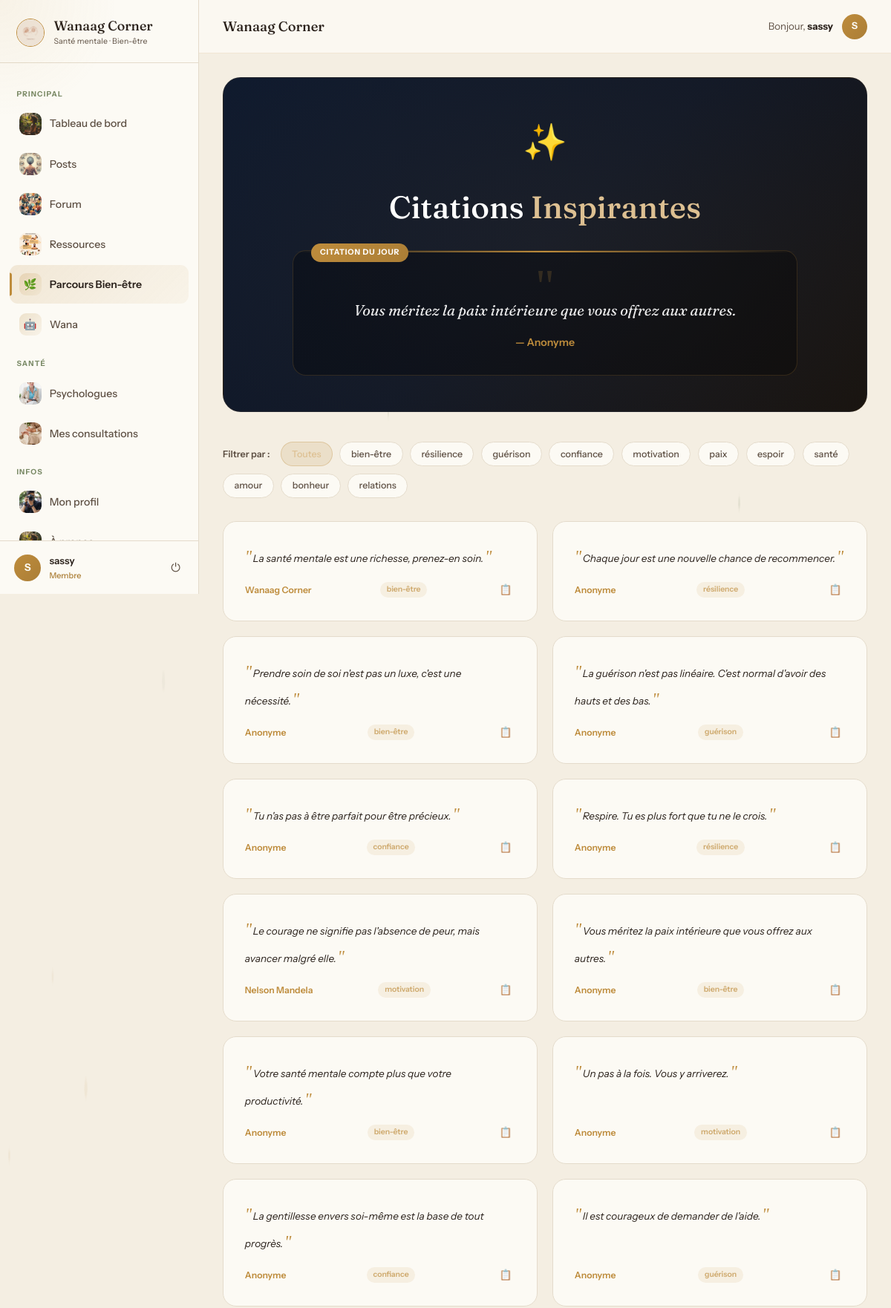
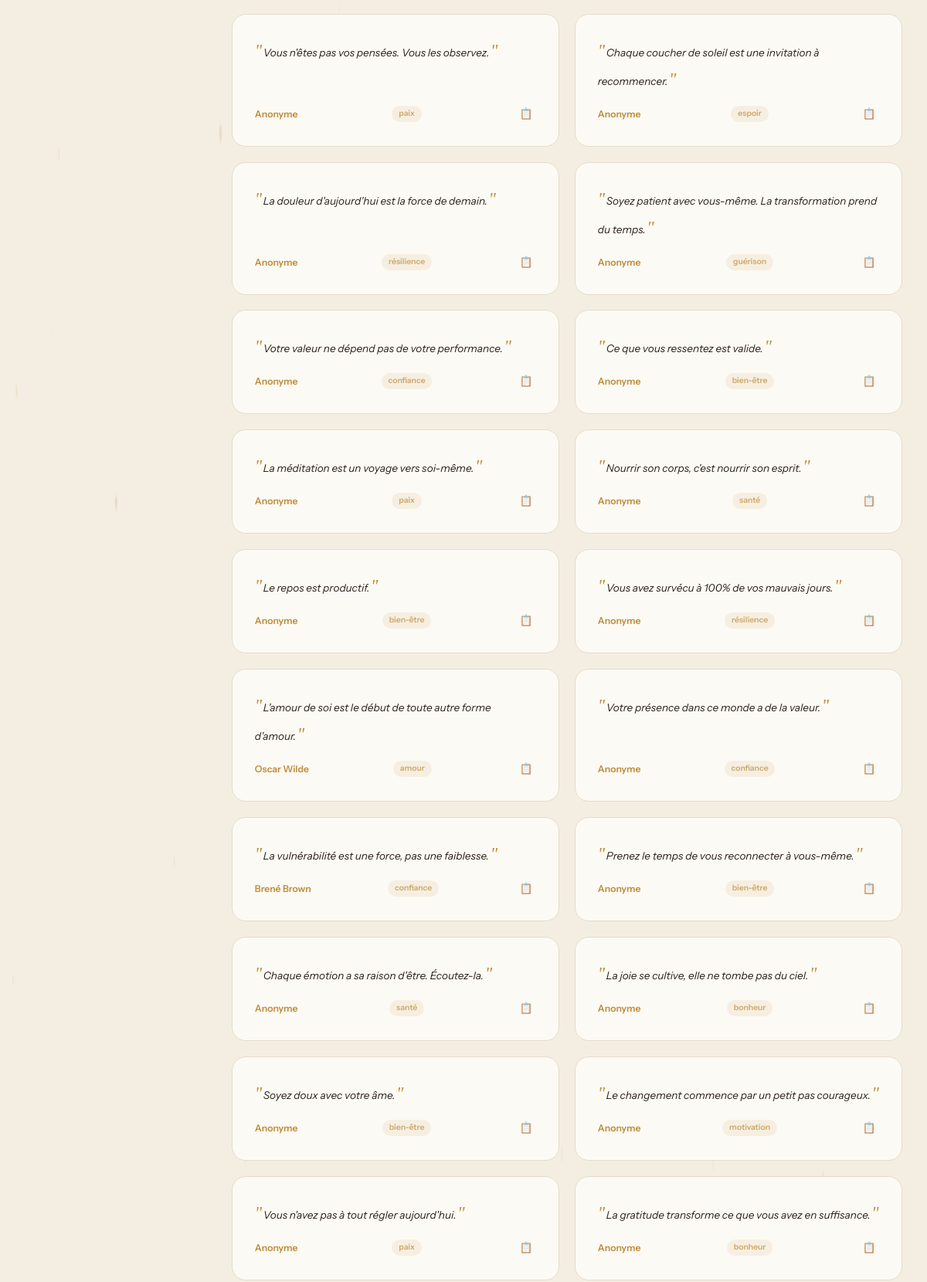
The page /parcours/inspiration/ (signed in, upper part) on the database its author committed (2 pictures, top to bottom).
### application/models.py (models this page shows, shortened)
class CustomUser(AbstractUser):
    pseudonyme = models.CharField(max_length=50, unique=True)
    email = models.EmailField(unique=True)
    photo = models.ImageField(upload_to='profiles/', blank=True, null=True, verbose_name="Photo de profil")
    bio = models.TextField(blank=True, max_length=300, verbose_name="Bio")
    USERNAME_FIELD = 'email'
    REQUIRED_FIELDS = ['username', 'pseudonyme']
    class Meta:
        verbose_name = 'Utilisateur'
        verbose_name_plural = 'Utilisateurs'

class QuoteInspirante(models.Model):
    texte = models.TextField()
    auteur = models.CharField(max_length=150, blank=True, default='Anonyme')
    categorie = models.CharField(max_length=50, blank=True)
    class Meta:
        verbose_name = "Citation inspirante"
        verbose_name_plural = "Citations inspirantes"

### application/views.py (the view)
# urls.py: path('parcours/inspiration/', views.parcours_inspiration, name='parcours_inspiration'),
@login_required
def parcours_inspiration(request):
    _seed_quotes()
    cat_filter = request.GET.get('cat', '')
    quotes = QuoteInspirante.objects.all()
    if cat_filter:
        quotes = quotes.filter(categorie=cat_filter)
    all_quotes = list(QuoteInspirante.objects.all())
    today_idx = date.today().timetuple().tm_yday % max(len(all_quotes), 1) if all_quotes else 0
    quote_du_jour = all_quotes[today_idx] if all_quotes else None
    categories = QuoteInspirante.objects.values_list('categorie', flat=True).distinct()
    return render(request, 'application/parcours_inspiration.html', {
        'quotes': quotes,
        'quote_du_jour': quote_du_jour,
        'categories': categories,
        'cat_filter': cat_filter,
    })

### application/views.py (called while the page is built)
def _seed_quotes():
    if QuoteInspirante.objects.count() < 10:
        QuoteInspirante.objects.bulk_create([
            QuoteInspirante(texte=t, auteur=a, categorie=c)
            for t, a, c in QUOTES_DATA
        ])

### application/templates/application/parcours_inspiration.html (shortened to what this page needs)
{% extends 'application/base.html' %}
{% load static %}
{% block content %}
<div class="ins-hero wow">
    <div class="ins-hero-inner">
        <div class="ins-hero-star">✨</div>
        <h1>Citations <em>Inspirantes</em></h1>
        {% if quote_du_jour %}
        <div class="ins-daily-quote">
            <span class="ins-daily-label">Citation du jour</span>
            <div class="ins-quote-mark-big">"</div>
            <p class="ins-daily-text">{{ quote_du_jour.texte }}</p>
            <div class="ins-daily-author">— {{ quote_du_jour.auteur }}</div>
        </div>
        {% endif %}
    </div>
</div>
<div class="ins-filters wow">
    <span class="ins-filters-label">Filtrer par :</span>
    <a href="{% url 'parcours_inspiration' %}" class="ins-pill {% if not cat_filter %}active{% endif %}">Toutes</a>
    {% for cat in categories %}
    {% if cat %}
    <a href="{% url 'parcours_inspiration' %}?cat={{ cat }}" class="ins-pill {% if cat_filter == cat %}active{% endif %}">{{ cat }}</a>
    {% endif %}
    {% endfor %}
</div>
<div class="ins-grid">
    {% for quote in quotes %}
    <div class="ins-card wow">
        <div class="ins-card-quote">{{ quote.texte }}</div>
        <div class="ins-card-footer">
            <span class="ins-card-author">{{ quote.auteur }}</span>
            {% if quote.categorie %}<span class="ins-card-cat">{{ quote.categorie }}</span>{% endif %}
            <button class="ins-copy-btn" onclick="copyQuote(this, '{{ quote.texte|escapejs }}')" title="Copier">📋</button>
        </div>
    </div>
    {% empty %}
    <div class="ins-empty">
        <div style="font-size:3rem;margin-bottom:1rem;">🌟</div>
        <p>Aucune citation pour ce filtre.</p>
    </div>
    {% endfor %}
</div>
{% endblock %}

### application/templates/application/base.html (shortened to what this page needs)
{% load static %}
<!DOCTYPE html>
<html lang="fr">
<head>
</head>
<body>
<canvas id="particles-canvas"></canvas>
{% if user.is_authenticated %}
<aside class="sidebar" id="sidebar">
    <div class="sidebar-header">
        <img src="{% static 'images/logo.jpg' %}" alt="Logo" class="sidebar-logo-img">
        <div>
            <div class="sidebar-brand-name">Wanaag Corner</div>
            <div class="sidebar-brand-sub">Santé mentale · Bien-être</div>
        </div>
    </div>
    <nav class="sidebar-nav">
        <div class="nav-label">Principal</div>
        <a href="{% url 'dashboard' %}" class="nav-item {% if request.resolver_match.url_name == 'dashboard' %}active{% endif %}">
            <span class="nav-icon"><img src="{% static 'images/espace-bien-etre.jpg' %}" alt=""></span> Tableau de bord
        </a>
        <a href="{% url 'posts_feed' %}" class="nav-item {% if request.resolver_match.url_name == 'posts_feed' %}active{% endif %}">
            <span class="nav-icon"><img src="{% static 'images/posts.jpg' %}" alt=""></span> Posts
        </a>
        <a href="{% url 'forum_home' %}" class="nav-item {% if 'forum' in request.resolver_match.url_name %}active{% endif %}">
            <span class="nav-icon"><img src="{% static 'images/forum.jpg' %}" alt=""></span> Forum
        </a>
        <a href="{% url 'ressources_home' %}" class="nav-item {% if 'ressource' in request.resolver_match.url_name %}active{% endif %}">
            <span class="nav-icon"><img src="{% static 'images/ressources.jpg' %}" alt=""></span> Ressources
        </a>
        <a href="{% url 'parcours_home' %}" class="nav-item {% if 'parcours' in request.resolver_match.url_name %}active{% endif %}">
            <span class="nav-icon" style="background:linear-gradient(135deg,rgba(190,140,60,.22),rgba(190,140,60,.06));border-radius:9px;display:flex;align-items:center;justify-content:center;font-size:.9rem;">🌿</span> Parcours Bien-être
        </a>
        <a href="{% url 'chatbot' %}" class="nav-item {% if request.resolver_match.url_name == 'chatbot' %}active{% endif %}" style="position:relative;">
            <span class="nav-icon" style="background:linear-gradient(135deg,rgba(190,140,60,.22),rgba(190,140,60,.06));border-radius:9px;display:flex;align-items:center;justify-content:center;font-size:.9rem;">🤖</span>
            Wana
        </a>
        {% if not user.psychologue_profile %}
        <div class="nav-label">Santé</div>
        <a href="{% url 'psychologues_list' %}" class="nav-item {% if request.resolver_match.url_name == 'psychologues_list' %}active{% endif %}">
            <span class="nav-icon"><img src="{% static 'images/psychologue.jpg' %}" alt=""></span> Psychologues
        </a>
        <a href="{% url 'mes_consultations' %}" class="nav-item {% if 'consultation' in request.resolver_match.url_name %}active{% endif %}">
            <span class="nav-icon"><img src="{% static 'images/consultation.jpg' %}" alt=""></span> Mes consultations
        </a>
        {% endif %}
        <div class="nav-label">Infos</div>
        <a href="{% url 'profile' %}" class="nav-item {% if request.resolver_match.url_name == 'profile' %}active{% endif %}">
            <span class="nav-icon">
                {% if user.photo %}<img src="{{ user.photo.url }}" alt="" style="width:100%;height:100%;object-fit:cover;border-radius:9px;">
                {% else %}<img src="{% static 'images/photo-de-profil.jpg' %}" alt="">{% endif %}
            </span> Mon profil
        </a>
        <a href="{% url 'about' %}" class="nav-item {% if request.resolver_match.url_name == 'about' %}active{% endif %}">
            <span class="nav-icon"><img src="{% static 'images/espace-bien-etre.jpg' %}" alt=""></span> À propos
        </a>
    </nav>
    <div class="sidebar-user">
        <div class="avatar-sidebar">{{ user.pseudonyme|first|upper }}</div>
        <div class="sidebar-user-info">
            <div class="sidebar-user-name">{{ user.pseudonyme }}</div>
            <div class="sidebar-user-role">{% if user.psychologue_profile %}🩺 Psychologue{% else %}Membre{% endif %}</div>
        </div>
        <form method="post" action="{% url 'logout' %}" style="margin:0;">
            <button type="submit" class="logout-btn" title="Déconnexion">⏻</button>
        </form>
    </div>
</aside>
<div class="app-main">
    <header class="app-topbar">
        <div class="topbar-left">
            <span class="topbar-title">{% block page_title %}Wanaag Corner{% endblock %}</span>
        </div>
        <div class="topbar-right">
            <span class="topbar-greeting">Bonjour, <strong>{{ user.pseudonyme }}</strong></span>
            <div class="avatar-topbar">{{ user.pseudonyme|first|upper }}</div>
        </div>
    </header>
    <div class="app-content">
{% endif %}
{% block content %}{% endblock %}
{% if user.is_authenticated %}
    </div>
</div>
{% endif %}
</body>
</html>

### application/templates/application/parcours_inspiration.html (style rules this page uses)
:root { --gold:#be8c3c; --gold-light:#ddc092; }
.ins-hero { background: linear-gradient(135deg, #0f1a2e 0%, #111827 50%, #191410 100%); border-radius:24px; padding:3rem; margin-bottom:2.5rem; position:relative; overflow:hidden; border:1px solid rgba(190,140,60,.1); }
.ins-hero::before { content:''; position:absolute; inset:0; background: radial-gradient(ellipse 70% 80% at 50% 50%, rgba(190,140,60,.06), transparent); }
.ins-hero-inner { position:relative; z-index:2; text-align:center; }
.ins-hero-star { font-size:3rem; margin-bottom:1rem; }
.ins-hero h1 { font-family:'Fraunces',serif; font-size:clamp(1.8rem,3.5vw,2.8rem); color:#fff; margin-bottom:1.5rem; }
.ins-hero h1 em { color:var(--gold-light); font-style:normal; }
.ins-daily-quote { background:rgba(0,0,0,.3); border:1px solid rgba(190,140,60,.2); border-radius:18px; padding:2rem 2.5rem; max-width:680px; margin:0 auto; position:relative; }
.ins-daily-quote::before { content:''; position:absolute; top:0; left:0; right:0; height:2px; background:linear-gradient(90deg,transparent,var(--gold),transparent); }
.ins-quote-mark-big { font-size:4rem; color:rgba(190,140,60,.2); line-height:.5; font-family:Georgia,serif; }
.ins-daily-text { font-family:'Fraunces',serif; font-size:1.25rem; color:rgba(255,255,255,.92); font-style:italic; line-height:1.6; margin:0 0 1rem; }
.ins-daily-author { color:var(--gold); font-size:.88rem; font-weight:600; }
.ins-daily-label { position:absolute; top:-10px; left:1.5rem; background:linear-gradient(135deg,var(--gold),#ab7e36); color:#fff; font-size:.65rem; font-weight:700; letter-spacing:.08em; text-transform:uppercase; padding:.25rem .75rem; border-radius:20px; }
.ins-filters { display:flex; gap:.6rem; flex-wrap:wrap; margin-bottom:2rem; align-items:center; }
.ins-filters-label { font-size:.78rem; color:var(--taupe); font-weight:600; margin-right:.3rem; }
.ins-pill { padding:.35rem .9rem; border-radius:20px; border:1px solid var(--trait); background:var(--papier); color:var(--taupe); font-size:.78rem; font-weight:500; text-decoration:none; transition:all .2s; }
.ins-pill:hover, .ins-pill.active { background:rgba(190,140,60,.15); border-color:rgba(190,140,60,.3); color:var(--gold-light); }
.ins-grid { display:grid; grid-template-columns:repeat(auto-fill, minmax(280px,1fr)); gap:1.25rem; }
.ins-card { background:var(--papier); border:1px solid var(--trait); border-radius:18px; padding:1.8rem; transition:all .28s; display:flex; flex-direction:column; gap:.8rem; position:relative; overflow:hidden; }
.ins-card::before { content:''; position:absolute; bottom:0; left:0; right:0; height:2px; background:linear-gradient(90deg, transparent, rgba(190,140,60,.3), transparent); opacity:0; transition:opacity .25s; }
.ins-card-quote { font-size:.85rem; color:var(--encre); line-height:1.65; font-style:italic; flex:1; }
.ins-card-quote::before { content:'"'; color:var(--gold); font-size:1.4rem; font-family:Georgia,serif; margin-right:.1rem; }
.ins-card-quote::after { content:'"'; color:var(--gold); font-size:1.4rem; font-family:Georgia,serif; margin-left:.1rem; }
.ins-card-footer { display:flex; align-items:center; justify-content:space-between; margin-top:auto; }
.ins-card-author { font-size:.76rem; font-weight:600; color:var(--gold); }
.ins-card-cat { font-size:.65rem; padding:.15rem .55rem; border-radius:12px; background:rgba(190,140,60,.1); color:rgba(190,140,60,.7); font-weight:600; }
.ins-copy-btn { background:none; border:none; color:var(--taupe); cursor:pointer; font-size:.85rem; padding:.3rem; border-radius:6px; transition:all .2s; }
.ins-card, .ins-filters, .ins-grid { opacity: 1 !important; transform: none !important; }

### rows shown on the page
CustomUser: pseudonyme|first "S", pseudonyme "sassy"
QuoteInspirante: texte "Vous méritez la paix intérieure que vous offrez aux autres.", auteur "Anonyme", categorie "bien-être"
QuoteInspirante: texte "La santé mentale est une richesse, prenez-en soin.", auteur "Wanaag Corner", categorie "bien-être"
QuoteInspirante: texte "Chaque jour est une nouvelle chance de recommencer.", auteur "Anonyme", categorie "résilience"
QuoteInspirante: texte "Prendre soin de soi n'est pas un luxe, c'est une nécessité.", auteur "Anonyme", categorie "bien-être"
QuoteInspirante: texte "La guérison n'est pas linéaire. C'est normal d'avoir des hauts et des bas.", auteur "Anonyme", categorie "guérison"
QuoteInspirante: texte "Tu n'as pas à être parfait pour être précieux.", auteur "Anonyme", categorie "confiance"
QuoteInspirante: texte "Respire. Tu es plus fort que tu ne le crois.", auteur "Anonyme", categorie "résilience"
QuoteInspirante: texte "Le courage ne signifie pas l'absence de peur, mais avancer malgré elle.", auteur "Nelson Mandela", categorie "motivation"
QuoteInspirante: texte "Votre santé mentale compte plus que votre productivité.", auteur "Anonyme", categorie "bien-être"
QuoteInspirante: texte "Un pas à la fois. Vous y arriverez.", auteur "Anonyme", categorie "motivation"
QuoteInspirante: texte "La gentillesse envers soi-même est la base de tout progrès.", auteur "Anonyme", categorie "confiance"
QuoteInspirante: texte "Il est courageux de demander de l'aide.", auteur "Anonyme", categorie "guérison"
QuoteInspirante: texte "Vous n'êtes pas vos pensées. Vous les observez.", auteur "Anonyme", categorie "paix"
QuoteInspirante: texte "Chaque coucher de soleil est une invitation à recommencer.", auteur "Anonyme", categorie "espoir"
QuoteInspirante: texte "La douleur d'aujourd'hui est la force de demain.", auteur "Anonyme", categorie "résilience"
QuoteInspirante: texte "Soyez patient avec vous-même. La transformation prend du temps.", auteur "Anonyme", categorie "guérison"
QuoteInspirante: texte "Votre valeur ne dépend pas de votre performance.", auteur "Anonyme", categorie "confiance"
QuoteInspirante: texte "Ce que vous ressentez est valide.", auteur "Anonyme", categorie "bien-être"
QuoteInspirante: texte "La méditation est un voyage vers soi-même.", auteur "Anonyme", categorie "paix"
QuoteInspirante: texte "Nourrir son corps, c'est nourrir son esprit.", auteur "Anonyme", categorie "santé"
QuoteInspirante: texte "Le repos est productif.", auteur "Anonyme", categorie "bien-être"
QuoteInspirante: texte "Vous avez survécu à 100% de vos mauvais jours.", auteur "Anonyme", categorie "résilience"
QuoteInspirante: texte "L'amour de soi est le début de toute autre forme d'amour.", auteur "Oscar Wilde", categorie "amour"
QuoteInspirante: texte "Votre présence dans ce monde a de la valeur.", auteur "Anonyme", categorie "confiance"
QuoteInspirante: texte "La vulnérabilité est une force, pas une faiblesse.", auteur "Brené Brown", categorie "confiance"
QuoteInspirante: texte "Prenez le temps de vous reconnecter à vous-même.", auteur "Anonyme", categorie "bien-être"
QuoteInspirante: texte "Chaque émotion a sa raison d'être. Écoutez-la.", auteur "Anonyme", categorie "santé"
QuoteInspirante: texte "La joie se cultive, elle ne tombe pas du ciel.", auteur "Anonyme", categorie "bonheur"
QuoteInspirante: texte "Soyez doux avec votre âme.", auteur "Anonyme", categorie "bien-être"
QuoteInspirante: texte "Le changement commence par un petit pas courageux.", auteur "Anonyme", categorie "motivation"
QuoteInspirante: texte "Vous n'avez pas à tout régler aujourd'hui.", auteur "Anonyme", categorie "paix"
QuoteInspirante: texte "La gratitude transforme ce que vous avez en suffisance.", auteur "Anonyme", categorie "bonheur"

### other values the page prints
{{ cat }} "bien-être" "résilience" "guérison" "confiance" "motivation" "paix" "espoir" "santé" "amour" "bonheur" "relations"
